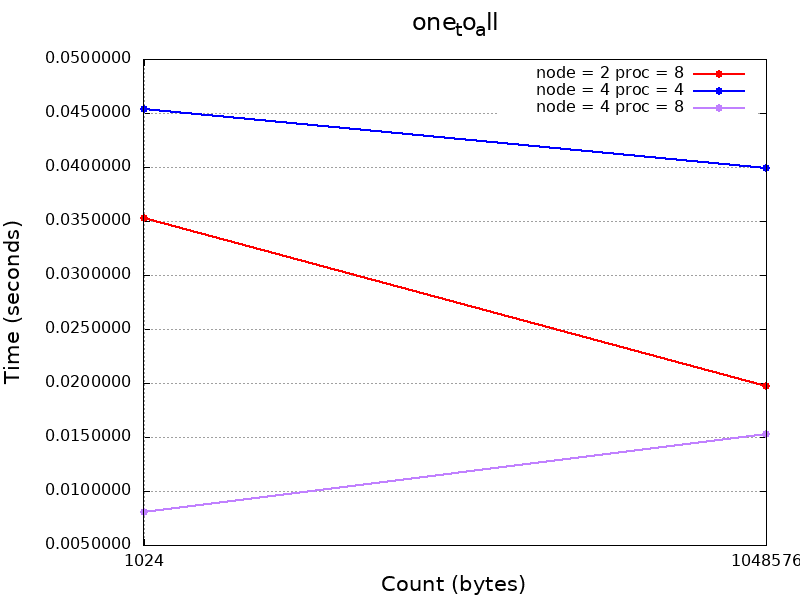

This figure's gnuplot source:
#! /usr/bin/gnuplot -persist 

set colorsequence podo
set terminal png size 800, 600
set output "one_to_all.png"
set title "one_to_all" font 'Calibri,18'
set xlabel "Count (bytes)" font 'Calibri,16'
set ylabel "Time (seconds)" font 'Calibri,16'
set format y "%.7f"
set format x "%.0f"
set xtics font 'Calibri,12'
set ytics font 'Calibri,12'
set grid

# Установка явных значений для xtics
set xtics (1024, 1048576)
set xrange [1:1048576]   # Устанавливаем диапазон по оси X от 1 до 1048576

# Используем логарифмическую шкалу по оси Y
#set logscale x

# Построение графиков с данными из файлов
plot '../one_to_all_2node_8proc' using 1:2 title "node = 2 proc = 8" with linespoints lw 2 pt 7 lc rgb 'red', \
     '../one_to_all_4node_4proc' using 1:2 title "node = 4 proc = 4" with linespoints lw 2 pt 7 lc rgb 'blue', \
     '../one_to_all_4node_8proc' using 1:2 title "node = 4 proc = 8" with linespoints lw 2 pt 7 lc rgb 'purple'
